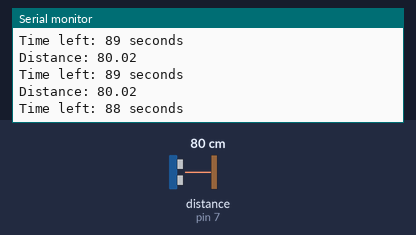
Recording of a sketch running on a simulated Arduino Uno, built with avr-gcc and run on an emulated ATmega328P. Parts: the last lines printed to the serial monitor. Wiring (inferred from the names in the program): ultrasonic range finder: trigger pin 6; echo pin 7. Inputs (shaded band) come from the test bench; at power-on: distance to the obstacle (sensor on pin 7) 80 cm. The echo pulse lasts 58.3 µs per cm.

Above: at 1.2 s.
1.3 s: distance to the obstacle (sensor on pin 7) set to 2 cm
At 1.61 s:
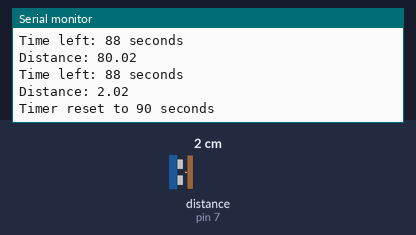
3.1 s: distance to the obstacle (sensor on pin 7) set to 4 cm
At 3.22 s:
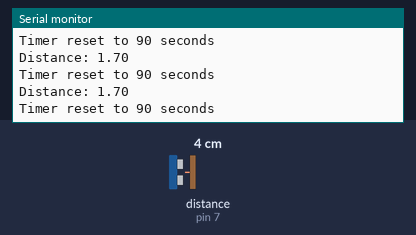
6.1 s: distance to the obstacle (sensor on pin 7) set to 9 cm
At 6.24 s:
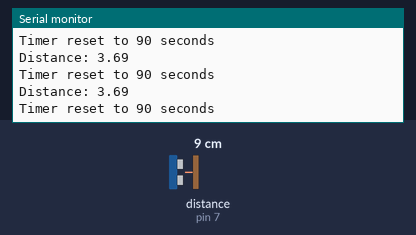
Timing chart, 0 to 9.1 s (numbered marks = the images above; inputs shaded):
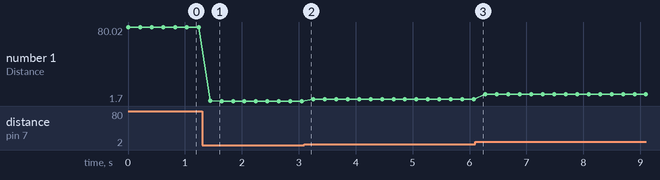

The sketch:

sketch_mar12a.ino
```cpp
const int trigPin = 6;
const int echoPin = 7;

float duration, distance;

unsigned long timerStart = 0;
const unsigned long timerLength = 90000; // 90 seconds

void setup() {
  pinMode(trigPin, OUTPUT);
  pinMode(echoPin, INPUT);
  Serial.begin(9600);
}

void loop() {

  digitalWrite(trigPin, LOW);
  delayMicroseconds(2);

  digitalWrite(trigPin, HIGH);
  delayMicroseconds(10);
  digitalWrite(trigPin, LOW);

  duration = pulseIn(echoPin, HIGH);
  distance = (duration * 0.0343) / 2;

  Serial.print("Distance: ");
  Serial.println(distance);

  // If object is close, reset timer
  if (distance <= 20) {
    timerStart = millis();   // reset timer
    Serial.println("Timer reset to 90 seconds");
  }

  // Calculate time left
  unsigned long elapsed = millis() - timerStart;
  unsigned long timeLeft = (timerLength - elapsed) / 1000;

  if (distance > 20 && elapsed < timerLength) {
    Serial.print("Time left: ");
    Serial.print(timeLeft);
    Serial.println(" seconds");
  }

  if (elapsed >= timerLength) { //If statement that runs when the timer has reached 90 seconds of a distance above 20cm
    Serial.println("Timer finished"); //prints a sentence that tells when timer has reached 90 seconds of a distance above 20cm
  }

  delay(200); //A small delay that ensures accuracy in the read values.
}
```

Measured:
- after the input at 1.3 s, the serial monitor: prints a new line after 0.14 s (image 1)
- plotted number 1: 80.02 → 1.7 after the input at 1.3 s, 1.7 → 3.69 after the input at 3.1 s, 3.69 → 8.7 after the input at 6.1 s
